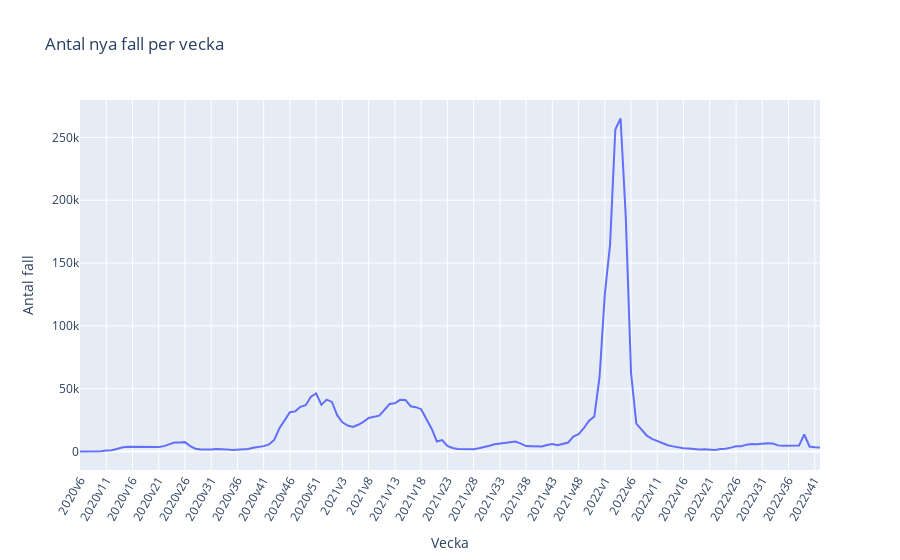

Source (notebook cell):
### Markdown cell above
d) Drawing a line diagram that shows "nya fall per vecka" from 2020v6 until now

### Code cell
# select the columns "Vecka" and "Antal_fall_vecka"
fall_per_vecka = veckodata_riket[["Vecka", "Antal_fall_vecka"]]

# set the index to "Vecka"
fall_per_vecka.set_index("Vecka", inplace=True)

# plot using plotly express
antal_fall_vecka_plotly = px.line(fall_per_vecka, x=fall_per_vecka.index, y="Antal_fall_vecka", title="Antal nya fall per vecka")
antal_fall_vecka_plotly.update_xaxes(title_text="Vecka", tickvals=fall_per_vecka.index[::5], tickangle=300)
antal_fall_vecka_plotly.update_yaxes(title_text="Antal fall")

antal_fall_vecka_plotly.show()
antal_fall_vecka_plotly.write_html("Visualisations/antal_fall_vecka_plotly.html")

### Figure 1 — Plotly figure (JSON) as saved in the notebook; plotly's stock layout.template omitted (floating-point values rounded to 4 significant figures; data arrays with more than 128 entries replaced by an {"elided": "..."} marker saying what was removed)
{"data": [{"hovertemplate": "Vecka=%{x}<br>Antal_fall_vecka=%{y}<extra></extra>", "legendgroup": "", "line": {"color": "#636efa", "dash": "solid"}, "marker": {"symbol": "circle"}, "mode": "lines", "name": "", "orientation": "v", "showlegend": false, "type": "scatter", "x": {"elided": "142 str values"}, "xaxis": "x", "y": {"elided": "142 int values"}, "yaxis": "y"}], "layout": {"legend": {"tracegroupgap": 0}, "title": {"text": "Antal nya fall per vecka"}, "xaxis": {"anchor": "y", "domain": [0, 1], "tickangle": -60, "tickvals": ["2020v6", "2020v11", "2020v16", "2020v21", "2020v26", "2020v31", "2020v36", "2020v41", "2020v46", "2020v51", "2021v3", "2021v8", "2021v13", "2021v18", "2021v23", "2021v28", "2021v33", "2021v38", "2021v43", "2021v48", "2022v1", "2022v6", "2022v11", "2022v16", "2022v21", "2022v26", "2022v31", "2022v36", "2022v41"], "title": {"text": "Vecka"}}, "yaxis": {"anchor": "x", "domain": [0, 1], "title": {"text": "Antal fall"}}}}
